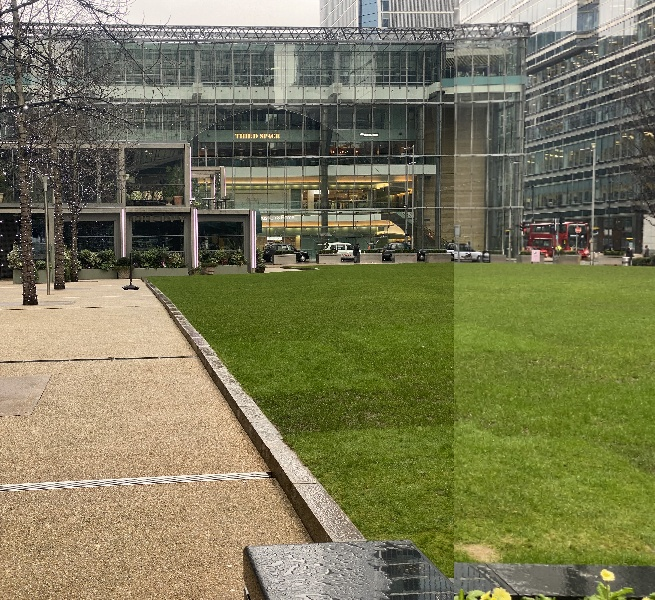
#> input picture INPUT/Data2/4.jpg, 655 x 600 px
$ python 'flann_copy copy.py'
#> lines starting #> are read from the running program, lines starting #| are printed output that depends on the picture; after the words box and inside, x2 and y2 are one past the last pixel; in counts of white or black regions, pixels touching at a corner belong together; pictures that were not available may be replaced by others from this repository, and a replacement may not be noted
import cv2
import matplotlib.pyplot as plt
import numpy as np

# Read images
img_1 = cv2.imread("INPUT/Data2/4.jpg")
#> img_1 is the input picture: shape (600, 655, 3); mean B, G, R 87.7, 121.3, 122.7
img_2o = cv2.imread("INPUT/Data2/3.jpg")
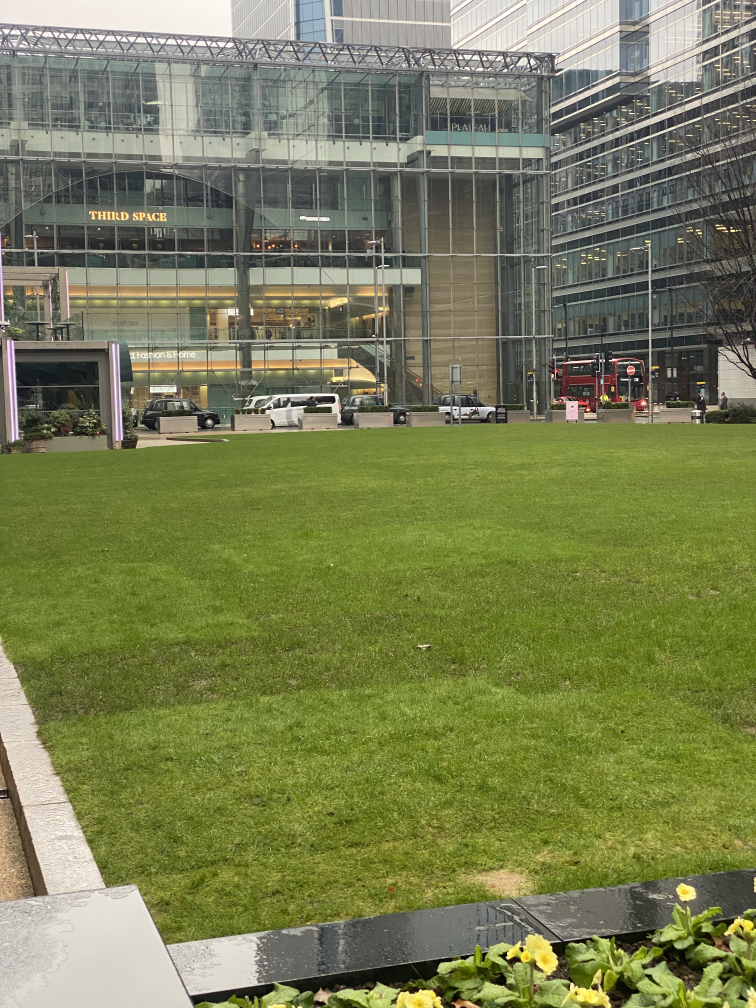
#> input picture INPUT/Data2/1.jpg, 3024 x 4032 px, given in place of 3.jpg, which was not available (shown at 1/4 size)
#> img_2o is the input picture: shape (4032, 3024, 3); mean B, G, R 83.9, 127.1, 121.2
# Resize
# img_1 = cv2.resize(img_1o,(0,0), None, 0.15, 0.15)
img_2 = cv2.resize(img_2o,(0,0), None, 0.15, 0.15)
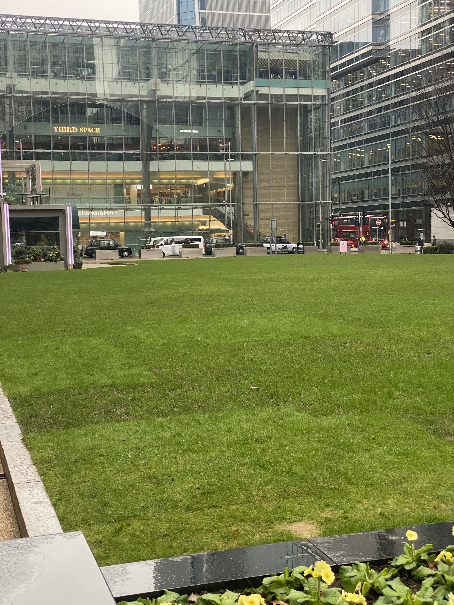
#> img_2: shape (605, 454, 3); mean B, G, R 83.7, 126.9, 121
# Gray
img1= cv2.cvtColor(img_1, cv2.COLOR_BGR2GRAY)
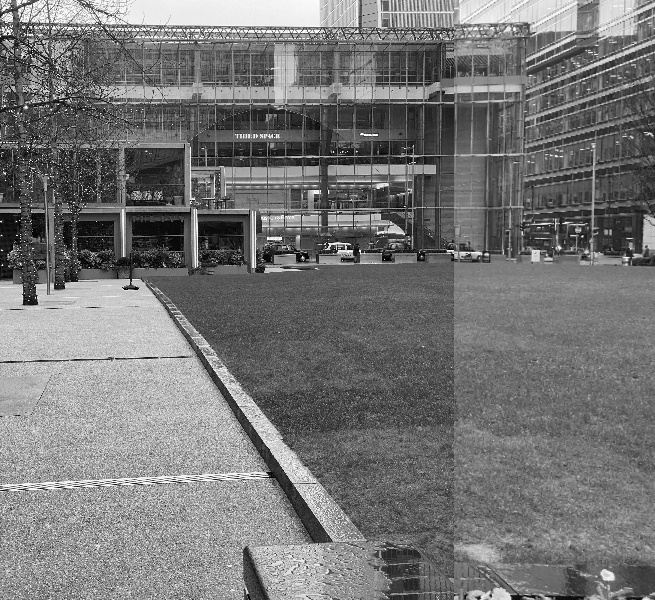
#> img1: shape (600, 655); min 0, max 255, mean 117.9
img2= cv2.cvtColor(img_2, cv2.COLOR_BGR2GRAY)
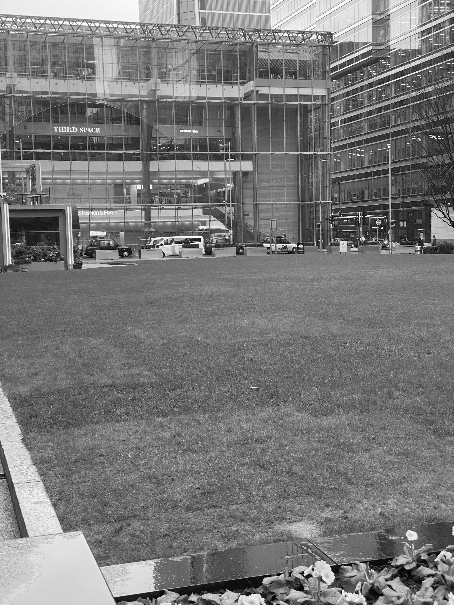
#> img2: shape (605, 454); min 1, max 255, mean 120.2

# [12 lines of commented-out code are left out]
img1= cv2.cvtColor(img_1, cv2.COLOR_BGR2GRAY)
img2= cv2.cvtColor(img_2, cv2.COLOR_BGR2GRAY)

#sift
sift = cv2.SIFT_create()

# Get keypoints and descriptors
keypoints_1, descriptors_1 = sift.detectAndCompute(img1, None)
#> keypoints_1 = 2732 keypoints; strongest (x, y, size): (26, 107, 2.3), (136, 288, 2.5), (23, 27, 2.2), (268, 238, 2.1)
keypoints_2, descriptors_2 = sift.detectAndCompute(img2, None)
#> keypoints_2 = 1816 keypoints; strongest (x, y, size): (199, 240, 2.5), (302, 573, 2.6), (197, 243, 2), (363, 239, 2.4)


# feature matching using flann function
FLANN_INDEX_KDTREE = 1
index_params = dict(algorithm = FLANN_INDEX_KDTREE, trees = 5)
search_params = dict(checks=50)   # or pass empty dictionary
flann = cv2.FlannBasedMatcher(index_params,search_params)

descriptors_1 = np.float32(descriptors_1)
descriptors_2 = np.float32(descriptors_2)

matches = flann.knnMatch(descriptors_1, descriptors_2, k=2)
#> matches = 2732 matches

draw_params = dict(matchColor=(0,255,0), singlePointColor=None, flags=2)
# print("matches",matches)

good_matches = []
for m,n in matches:
    if m.distance < 0.32*n.distance:
        good_matches.append(m)
#> after the loop, good_matches = 166 matches
# print("goodmaches", good_matches)
# matches = sorted(matches, key=lambda x:x.distance)

# Visualize the results
img3 = cv2.drawMatches(img_1, keypoints_1, img_2, keypoints_2, good_matches, None, **draw_params)
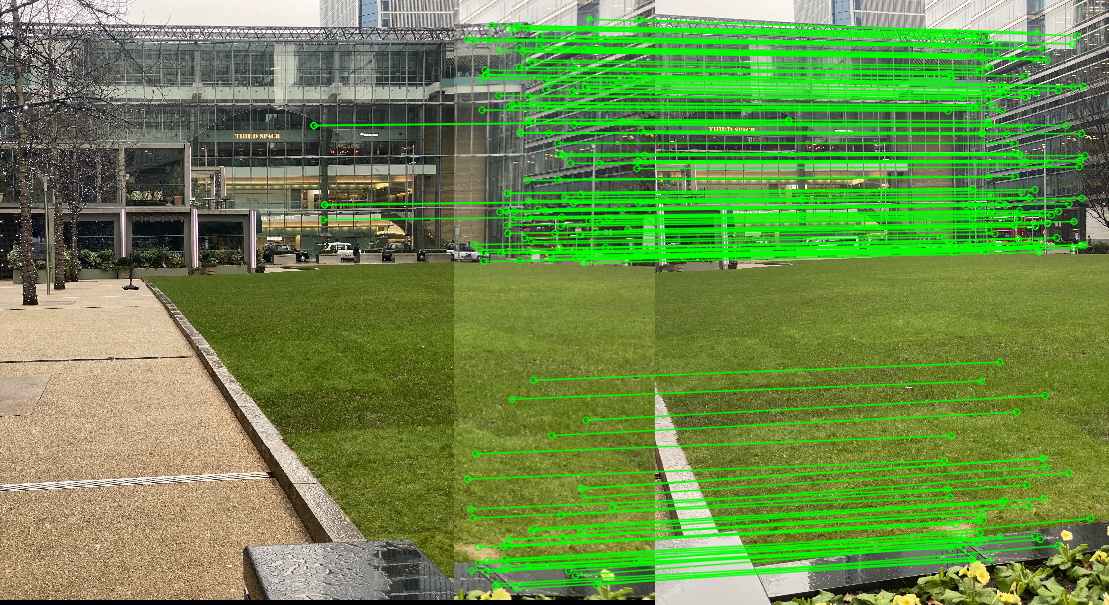
#> img3: shape (605, 1109, 3); mean B, G, R 74.6, 139.1, 107.8
cv2.imshow("matches", img3)

# find minimal number of good maches
if len (good_matches) >= 4:
    src_pts = np.float32([ keypoints_1[m.queryIdx].pt for m in good_matches]).reshape(-1,1,2)
#> src_pts = 166 rows, first 8: [313.5, 125.1], [313.5, 125.1], [322.6, 219.2], [324.1, 204.3], [324.1, 204.3], [466.9, 478.6], [466.9, 38.71], [470.3, 508.5]
    dst_pts = np.float32([ keypoints_2[m.trainIdx].pt for m in good_matches]).reshape(-1,1,2)
#> dst_pts = 166 rows, first 8: [133, 119.9], [133, 119.9], [145.7, 213.9], [146.9, 198.6], [146.9, 198.6], [288.8, 460.1], [277.9, 43.39], [292.5, 488.5]

    Matrix, mask = cv2.findHomography(src_pts, dst_pts, cv2.RANSAC, 6.0)
#> Matrix = [[1.21, 0.0202, -228.9], [0.0898, 1.13, -33.32], [0.000452, -3.33e-05, 1]]; mask = 166 values from 1 to 1
    # print(Matrix)
    h,w = img2.shape
#> h = 605; w = 454
    pts = np.float32([ [0,0], [0,h-1], [w-1, h-1], [w-1,0] ]).reshape(-1,1,2)
#> pts = [[0, 0], [0, 604], [453, 604], [453, 0]]
    dst = cv2.perspectiveTransform(pts, Matrix)
#> dst = [[-228.9, -33.32], [-221.2, 663.1], [279.2, 582.8], [264.4, 6.11]]
    img2 = cv2.polylines(img2, [np.int32(dst)], True, 255,3, cv2.LINE_AA)
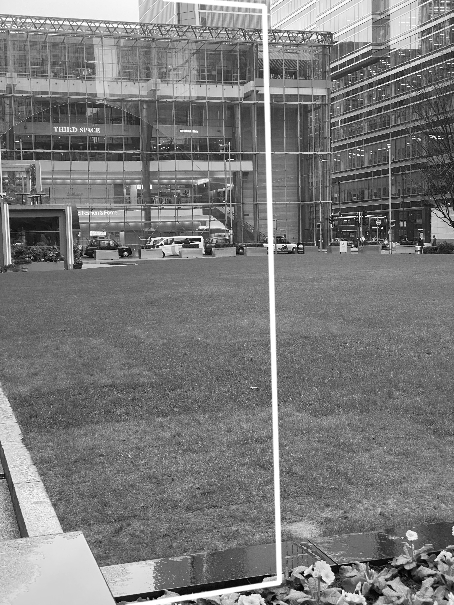
#> img2: shape (605, 454); 2.02% of pixels changed, all inside (x1, y1, x2, y2) = (123, 0, 283, 605)
    cv2.imshow("overlap", img2)
    # print(dst)

dst_pts = cv2.warpPerspective(img_1, Matrix, ((img_1.shape[1] + img_2.shape[1]), (img_1.shape[1] + img_2.shape[1])))
dst_pts[0:img_2.shape[0], 0:img_2.shape[1]] = img_2
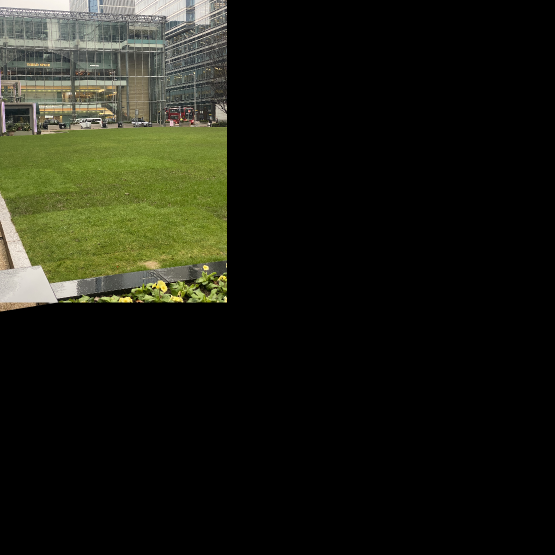
#> dst_pts: shape (1109, 1109, 3) (shown at 1/2 size); mean B, G, R 18.8, 28.5, 27.2

# cut1= dst_pts[0:600, 0:655]
# cut2= dst_pts[45:600, 0:900]

cv2.imshow("result", dst_pts)
# cv2.imwrite("INPUT/Data2/Result.jpg", cut)
cv2.waitKey(0)
# plt.imshow(dst)
# plt.show()
